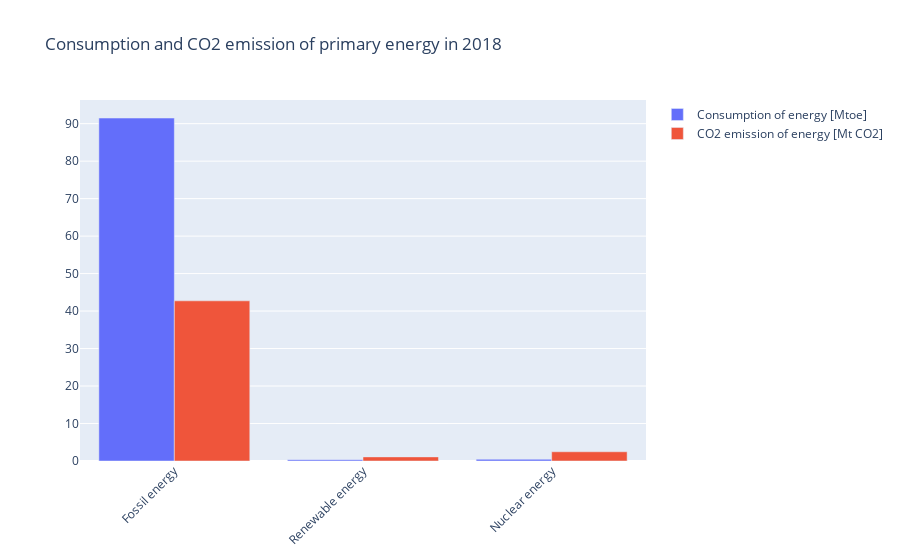

Notebook source saved alongside this figure:
### Code cell
months = ['Fossil energy', 'Renewable energy', 'Nuclear energy']

fig = go.Figure()
fig.add_trace(go.Bar(
    x=months,
    y=[bel_emi['CO2 fossil'][38],
       bel_emi['CO2 renewable'][38],
       bel_emi['CO2 nuclear'][38]],
    name="Consumption of energy [Mtoe]"
))

fig.add_trace(go.Bar(
    x=months,
    y=[bel_info['fossil consumption'][38],
       bel_info['renewable consumption'][38],
       bel_info['nuclear consumption'][38]],
    name="CO2 emission of energy [Mt CO2]"
))

# Here we modify the tickangle of the xaxis, resulting in rotated labels.
fig.update_layout(barmode='group',
                  xaxis_tickangle=-45, title_text="Consumption and CO2 emission of primary energy in 2018")
fig.show()

### Figure 1 — Plotly figure (JSON) as saved in the notebook; plotly's stock layout.template omitted (floating-point values rounded to 4 significant figures)
{"data": [{"name": "Consumption of energy [Mtoe]", "type": "bar", "x": ["Fossil energy", "Renewable energy", "Nuclear energy"], "y": [91.5, 0.3326, 0.4576]}, {"name": "CO2 emission of energy [Mt CO2]", "type": "bar", "x": ["Fossil energy", "Renewable energy", "Nuclear energy"], "y": [42.73, 1.098, 2.459]}], "layout": {"barmode": "group", "title": {"text": "Consumption and CO2 emission of primary energy in 2018"}, "xaxis": {"tickangle": -45}}}
